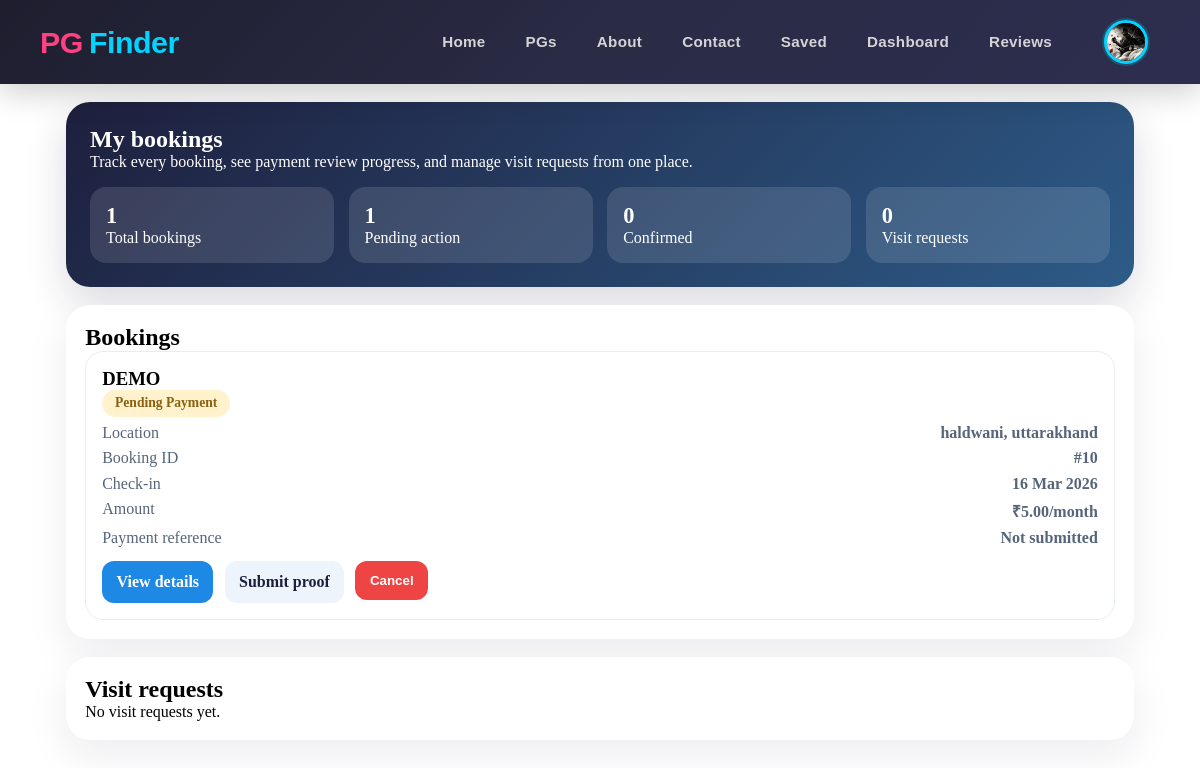
The page /pgs/my-bookings/ (signed in) on the database as committed earlier.
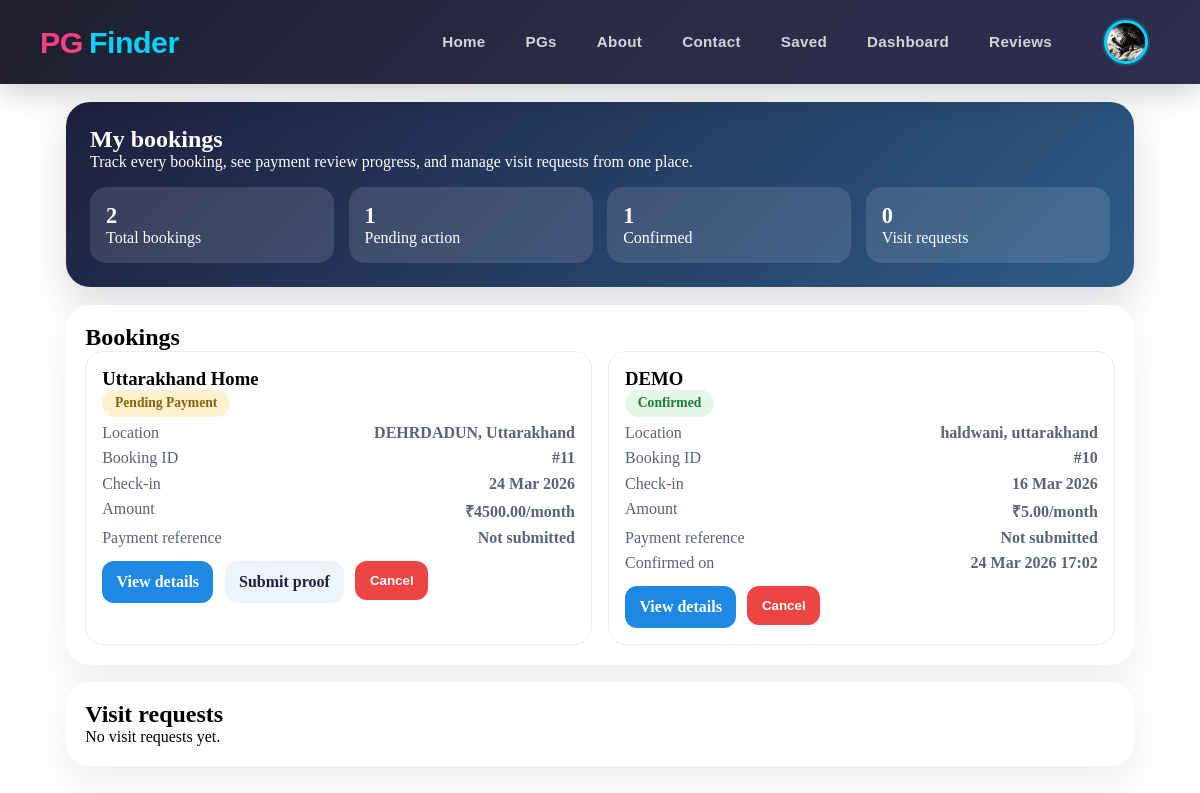
The same page on the database as committed later.
### pgs/models.py (models this page shows, shortened)
class Booking(models.Model):
    STATUS_CHOICES = [
        ("pending", "Pending Payment"),
        ("pending_payment_review", "Pending Payment Review"),
        ("confirmed", "Confirmed"),
        ("cancelled", "Cancelled"),
        ("completed", "Completed"),
    ]
    tenant = models.ForeignKey(Users, on_delete=models.CASCADE, related_name="bookings")
    pg = models.ForeignKey(PgListing, on_delete=models.CASCADE, related_name="bookings")
    booking_date = models.DateTimeField(auto_now_add=True)
    check_in_date = models.DateField()
    check_out_date = models.DateField(blank=True, null=True)
    amount = models.DecimalField(max_digits=10, decimal_places=2)
    status = models.CharField(max_length=30, choices=STATUS_CHOICES, default="pending")
    qr_code = models.ImageField(upload_to="qr_codes/", blank=True, null=True)
    phonepe_upi = models.CharField(max_length=100, blank=True, null=True)
    payment_id = models.CharField(max_length=100, blank=True, null=True)
    payment_reference = models.CharField(max_length=100, blank=True)
    payment_screenshot = models.ImageField(upload_to="payment_screenshots/", blank=True, null=True)
    payment_confirmed_date = models.DateTimeField(blank=True, null=True)
    reviewed_by = models.ForeignKey(
        Users,
        on_delete=models.SET_NULL,
        blank=True,
        null=True,
        related_name="reviewed_bookings",
    )
    review_notes = models.TextField(blank=True)
    created_at = models.DateTimeField(auto_now_add=True)
    updated_at = models.DateTimeField(auto_now=True)
    class Meta:
        ordering = ["-booking_date"]

class PgListing(models.Model):
    TYPE_CHOICES = [
        ("boys", "Boys"),
        ("girls", "Girls"),
        ("coed", "Coed"),
        ("family", "Family"),
    ]
    SHARING_CHOICES = [
        ("single", "Single"),
        ("double", "Double"),
        ("triple", "Triple"),
        ("quad", "Quad"),
    ]
    FURNISHING_CHOICES = [
        ("fully_furnished", "Fully Furnished"),
        ("semi_furnished", "Semi Furnished"),
        ("unfurnished", "Unfurnished"),
    ]
    owner = models.ForeignKey(Users, on_delete=models.CASCADE, related_name="pg_listings")
    title = models.CharField(max_length=100)
    slug = models.SlugField(max_length=200, unique=True)
    description = models.TextField()
    address = models.CharField(max_length=255)
    city = models.CharField(max_length=100)
    state = models.CharField(max_length=100)
    pin_code = models.CharField(max_length=10)
    price_per_month = models.DecimalField(max_digits=10, decimal_places=2)
    security_deposit = models.DecimalField(max_digits=10, decimal_places=2, default=0)
    available_from = models.DateField()
    is_available = models.BooleanField(default=True)
    type_of_pg = models.CharField(max_length=20, blank=True, null=True, choices=TYPE_CHOICES)
    amenities = models.TextField(help_text="Comma-separated list of amenities", blank=True, null=True)
    preferred_tenants = models.CharField(
        max_length=255,
        blank=True,
        help_text="Comma-separated preferred tenant types",
    )
    furnishing_status = models.CharField(
        max_length=30,
        choices=FURNISHING_CHOICES,
        default="fully_furnished",
    )
    food_available = models.BooleanField(default=False)
    parking_available = models.BooleanField(default=False)
    wifi_available = models.BooleanField(default=False)
    rules_or_restrictions = models.TextField(blank=True)
    sharing_type = models.CharField(max_length=20, choices=SHARING_CHOICES)
    created_at = models.DateTimeField(auto_now_add=True)
    updated_at = models.DateTimeField(auto_now=True)
    class Meta:
        ordering = ["-created_at"]

### pgs/views.py (the view)
# urls.py: path("my-bookings/", views.my_bookings_list, name="my_bookings_list"),
@login_required(login_url="user_login")
def my_bookings_list(request):
    bookings = Booking.objects.filter(tenant=request.user).select_related("pg", "pg__owner").order_by("-booking_date")
    visit_requests = VisitRequest.objects.filter(user=request.user).select_related("pg").order_by("-created_at")
    return render(
        request,
        "pgs/my_bookings_list.html",
        {
            "bookings": bookings,
            "visit_requests": visit_requests,
        },
    )

### templates/pgs/my_bookings_list.html (shortened to what this page needs)
{% extends "base.html" %}
{% block content %}
<section class="page-shell">
  <div class="hero">
    <h1>My bookings</h1>
    <p>Track every booking, see payment review progress, and manage visit requests from one place.</p>
    <div class="metric-row">
      <div class="metric"><strong>{{ bookings|length }}</strong><span>Total bookings</span></div>
      <div class="metric"><strong>{{ pending_bookings_count }}</strong><span>Pending action</span></div>
      <div class="metric"><strong>{{ confirmed_bookings_count }}</strong><span>Confirmed</span></div>
      <div class="metric"><strong>{{ visit_requests|length }}</strong><span>Visit requests</span></div>
    </div>
  </div>
  <section class="section">
    <h2>Bookings</h2>
    {% if bookings %}
      <div class="cards">
        {% for booking in bookings %}
          <article class="card">
            <h3>{{ booking.pg.title }}</h3>
            <span class="status {% if booking.status == 'pending' %}pending{% elif booking.status == 'pending_payment_review' %}review{% elif booking.status == 'confirmed' %}confirmed{% else %}cancelled{% endif %}">
              {{ booking.get_status_display }}
            </span>
            <div class="row"><span>Location</span><strong>{{ booking.pg.city }}, {{ booking.pg.state }}</strong></div>
            <div class="row"><span>Booking ID</span><strong>#{{ booking.id }}</strong></div>
            <div class="row"><span>Check-in</span><strong>{{ booking.check_in_date|date:"d M Y" }}</strong></div>
            <div class="row"><span>Amount</span><strong>₹{{ booking.amount }}/month</strong></div>
            <div class="row"><span>Payment reference</span><strong>{{ booking.payment_reference|default:"Not submitted" }}</strong></div>
            {% if booking.payment_confirmed_date %}
              <div class="row"><span>Confirmed on</span><strong>{{ booking.payment_confirmed_date|date:"d M Y H:i" }}</strong></div>
            {% endif %}
            <div class="actions">
              <a class="primary" href="{% url 'booking_confirmation' booking.id %}">View details</a>
              {% if booking.status == 'pending' %}
                <a class="secondary" href="{% url 'confirm_payment' booking.id %}">Submit proof</a>
              {% endif %}
              {% if booking.status != 'cancelled' and booking.status != 'completed' %}
                <form method="post" action="{% url 'cancel_booking' booking.id %}">
                  <button class="danger" type="submit">Cancel</button>
                </form>
              {% endif %}
            </div>
          </article>
        {% endfor %}
      </div>
    {% else %}
      <p>You have not created any bookings yet. Explore listings and start with a visit or booking.</p>
    {% endif %}
  </section>
  <section class="section">
    <h2>Visit requests</h2>
    {% if visit_requests %}
      <div class="cards">
        {% for visit_request in visit_requests %}
          <article class="card">
            <h3>{{ visit_request.pg.title }}</h3>
            <div class="row"><span>Status</span><strong>{{ visit_request.get_status_display }}</strong></div>
            <div class="row"><span>Preferred date</span><strong>{{ visit_request.preferred_date|date:"d M Y" }}</strong></div>
            <div class="row"><span>Notes</span><strong>{{ visit_request.notes|default:"No notes" }}</strong></div>
            <div class="actions">
              <a class="secondary" href="{% url 'pg_detail' visit_request.pg.slug %}">Open listing</a>
            </div>
          </article>
        {% endfor %}
      </div>
    {% else %}
      <p>No visit requests yet.</p>
    {% endif %}
  </section>
</section>
{% endblock %}

Rows that differ between the two databases and show on the page:
added Booking: pg "Uttarakhand Home", status "Pending Payment", pg.city "DEHRDADUN", pg.state "Uttarakhand", id "11", check_in_date "24 Mar 2026", amount "4500.00", payment_reference "Not submitted", shows "Submit proof", shows "Cancel"
changed Booking "DEMO": status "Pending Payment" → "Confirmed"; payment_confirmed_date (not shown) → "24 Mar 2026 17:02"; no longer shows "Submit proof"
Other text that changed with them:
{{ bookings|length }}: "1" → "2"
{{ confirmed_bookings_count }}: "0" → "1"
